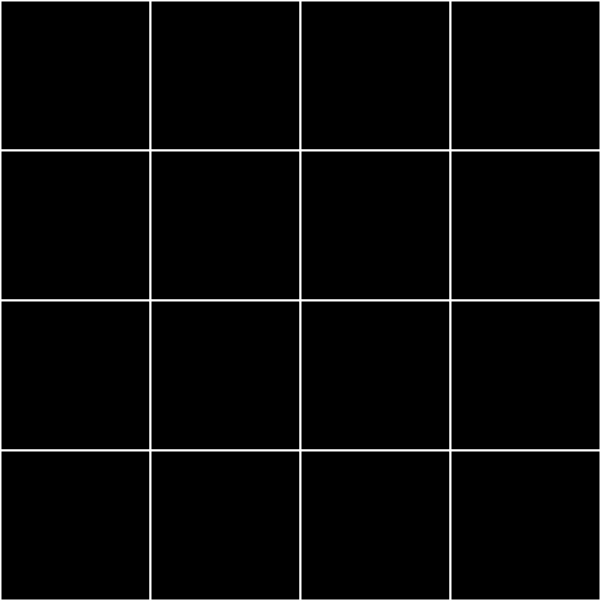
Frame 1 (no input)
Frame 60 (the mouse pressed at the canvas centre just before this capture): identical to frame 1, image omitted
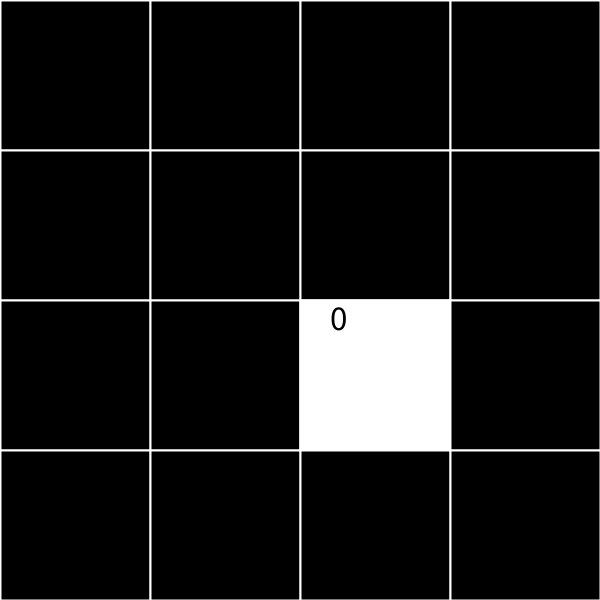
Frame 120 (the mouse held since frame 60 and released just before this capture)

The Processing sketch that drew these frames (run headless with seeded random() and noise(); from frame 60 on, the mouse is pressed at the canvas centre):

// Processing sketch: BASE_CLICK
// ── BASE_CLICK.pde
int [][] randomNumbers = new int[4][4];
int[][] D = new int[4][4]; // guarda se a carta está virada ou não

int escolhaX=4;
int escolhaY=4;

int tamanho;

void setup() {
  size(600, 600);
  tamanho = width / 4;
  textSize(35);

  geraMatriz(randomNumbers);
  for (int i=0; i< randomNumbers.length; i++) {
    for (int j=0; j< randomNumbers.length; j++) {
      print(randomNumbers[i][j], " ");
    }
    println();
  }
}

void draw() {
  for (int i = 0; i < 4; i++) {
    for (int j = 0; j < 4; j++) {
      desenho(i, j);
    }
  }
}

// Função que gera valores
int [][] geraMatriz(int [][] temp) {
  for (int i = 0; i < temp.length; i++) {
    for (int j = 0; j < temp[0].length; j++) {
      temp[i][j] = int(random(2)); // gerando 13 valores condinzentes com 13 cartas do baralho
    }
  }

  return temp;
}

// Função de desenho das cartas
void desenho(int x, int y) {
  fill(0);
  stroke(255);
  strokeWeight(2);
  rect(x * tamanho, y * tamanho, tamanho, tamanho);
  if (D[x][y]==1) {
    fill(255);
    rect(x*tamanho, y*tamanho, tamanho, tamanho);
    fill(0);

    text(randomNumbers[x][y], x*tamanho+30, y*tamanho+30);
  }
}

// E se o usuário clicar?
void mousePressed() {
  escolhaX = mouseX/tamanho;
  escolhaY = mouseY/tamanho;
  println(escolhaX, escolhaY);
  D[escolhaX][escolhaY] = 1;
}
